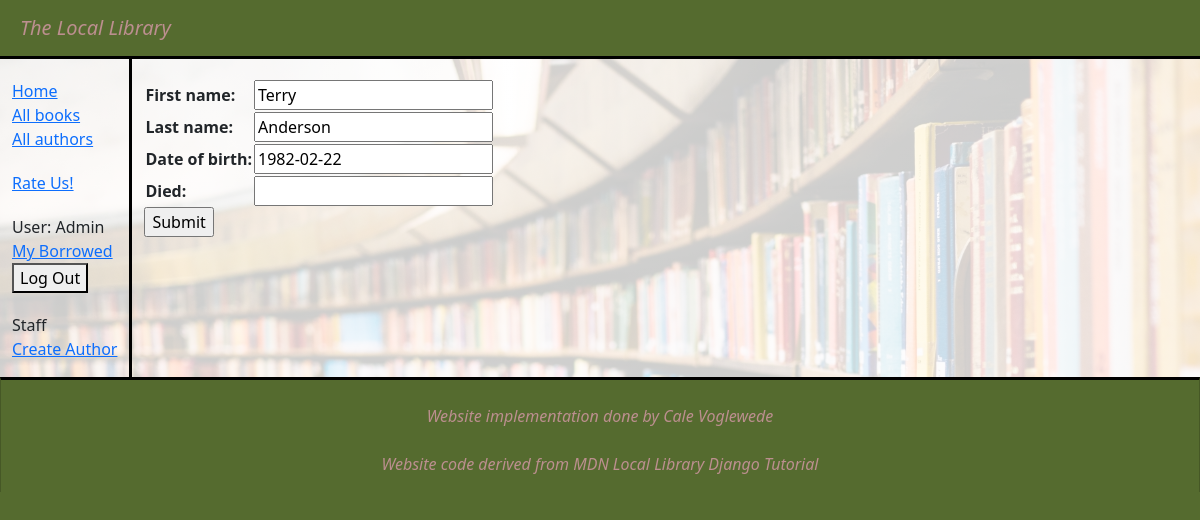
The page /catalog/author/2/update/ (signed in) on the database its author committed.
### catalog/models.py (models this page shows, shortened)
class Author(models.Model):
    first_name = models.CharField(max_length=100)
    last_name = models.CharField(max_length=100)
    date_of_birth = models.DateField(null=True, blank=True)
    date_of_death = models.DateField('died', null=True, blank=True)
    class Meta:
        ordering = ['last_name', 'first_name']

### catalog/views.py (the view)
# urls.py: path('author/<int:pk>/update/', views.AuthorUpdate.as_view(), name='author-update'),
class AuthorUpdate(PermissionRequiredMixin, UpdateView):
    model = Author
    fields = '__all__'
    permission_required = 'catalog.change_author'

### catalog/templates/catalog/author_form.html (shortened to what this page needs)
{% extends "base_generic.html" %} {% block content %}
<form action="" method="post">
  <table>
    {{ form.as_table }}
  </table>
  <input type="submit" value="Submit" />
</form>
{% endblock %}

### catalog/templates/base_generic.html (shortened to what this page needs)
<!DOCTYPE html>
<html lang="en">
  <head>
    <link
      href="https://cdn.jsdelivr.net/npm/bootstrap@5.3.3/dist/css/bootstrap.min.css"
      rel="stylesheet"
    />
    {% load static %}
    <link rel="stylesheet" href="{% static 'css/styles.css' %}" />
  </head>
  <body>
    <nav class="navbar navbar-custom">
      <a class="navbar-brand" href="{% url 'index' %}">The Local Library</a>
    </nav>
    <div class="container-fluid">
      <div class="row" id="content">
        <div class="col-sm-2" id="sidebar">
          {% block sidebar %}
          <ul class="sidebar-nav">
            <li><a href="{% url 'index' %}">Home</a></li>
            <li><a href="{% url 'books' %}">All books</a></li>
            <li><a href="{% url 'authors' %}">All authors</a></li>
          </ul>
          <ul class="sidebar-nav">
            <li><a href="{% url 'overall-rating' %}">Rate Us!</a></li>
          </ul>
          <ul class="sidebar-nav">
            {% if user.is_authenticated %}
            <li>User: {{ user.get_username }}</li>
            <li><a href="{% url 'my-borrowed' %}">My Borrowed</a></li>
            <li>
              <form action="{% url 'logout' %}" method="post">
                <button type="submit" id="logout-form">Log Out</button>
              </form>
            </li>
            {% else %}
            <li>
              <a href="{% url 'login' %}?next={{ request.path }}">Login</a>
            </li>
            {% endif %}
          </ul>
          {% if perms.catalog.change_author %}
          <ul class="sidebar-nav">
            <li>Staff</li>
            <li><a href="{% url 'author-create' %}">Create Author</a></li>
          </ul>
          {% endif %} {% endblock %}
        </div>
        <div class="col-sm-10 col-xs-10">{% block content %}{% endblock %}</div>
      </div>
    </div>
    <footer class="card rounded-0">
      <p id="footer_text">
      </br><em>Website implementation done by Cale Voglewede</em></br></br>
          <em>Website code derived from MDN Local Library Django Tutorial</em>
      </p>
    </footer>
  </body>
</html>

### catalog/static/css/styles.css (style rules this page uses)
body { background-color: darkolivegreen; }
.sidebar-nav { margin-top: 20px; padding: 0; list-style: none; }
#logout-form { display: inline; }
.navbar-brand, .navbar-brand:hover, .navbar-brand:visited, .navbar-brand:link, .navbar-brand:focus { padding-left: 1em; font-style: italic; color: rosybrown; }
.navbar-custom { background-color: darkolivegreen; border-bottom: 3px solid black; }
#sidebar { border-right: 3px solid black; width: auto; }
#content { background: linear-gradient( rgba(255, 255, 255, 0.8), rgba(255, 255, 255, 0.8) ), url("../background.jpg"); background-size: cover; }
#footer_text { text-align: center; color: rosybrown; }
.card { border-top: 3px solid black; background-color: darkolivegreen; border-bottom: 0px solid black; }
.col-sm-10, .col-xs-10 { margin-top: 20px; }

### rows shown on the page
Author: first_name "Terry", last_name "Anderson", date_of_birth "1982-02-22"

### other values the page prints
{{ user.get_username }} "Admin"
